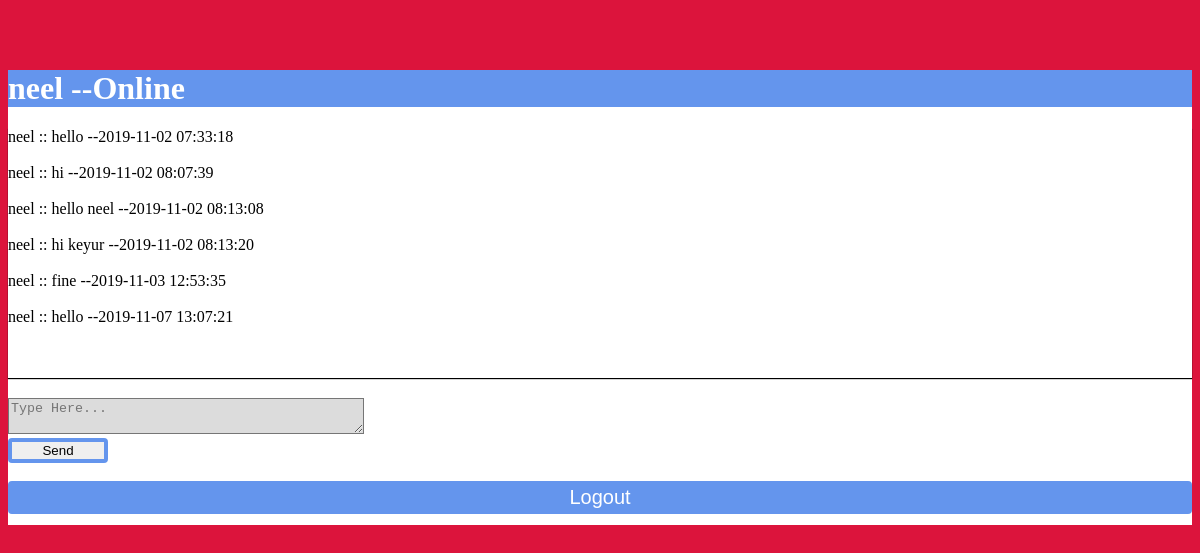
Screenshot of /home.php (signed in) with the database file from the repository.
### tables this page shows
CREATE TABLE `posts` (
  `id` int(11) NOT NULL,
  `msg` varchar(216) NOT NULL,
  `name` varchar(64) NOT NULL,
  `date` timestamp NOT NULL DEFAULT current_timestamp()
);

### home.php (the view, shortened to what this page needs)
<?php
include('db.php');
?>
<!DOCTYPE html>
<html lang="en">
<head>
	<link rel="stylesheet" type="text/css" href="home.css">
</head>
<body>
	<div id="main">
		<h1 style="background-color: #6495ed;color: white;">
			<?php echo $_SESSION['name']; ?>
			--Online
		</h1>
		<div class="output">
			<?php
				$sql="SELECT * FROM posts";
				$result=$conn->query($sql);
				if($result->num_rows > 0) {
					while($row = $result->fetch_assoc()) {
						echo "" .$row["name"]." ".":: ".$row["msg"]." --".$row["date"]."<br>";
						echo "<br>";
					}
				}else{
					echo "0 results";
				}
			 ?>
		</div>
		<form method="post" action="send.php">
			<textarea name="msg" placeholder="Type Here..." class="form-control"></textarea><br>
			<input type="submit" name="send" value="Send">
		</form>
		<br>
		<form action="logout.php">
			<input type="submit" name="logout" value="Logout" style="width: 100%;background-color: #6495ed;color: white;font-size:20px;">
		</form>
	</div>
</body>
</html>

### home.css (style rules this page uses)
#main { height: 455px; background-color: white; margin-top: 70px; }
.output { background-color: white; box-shadow: 0px 1px 1px #000; height: 250px; margin-bottom: 20px; overflow: scroll; }
input[type=submit] { width: 100px; box-sizing: border-box; border:4px solid #6495ed; border-radius: 4px; }
textarea { background-color: #dcdcdc; width: 350px; }
body { background-color: #dc143c; }

### rows the page displays
posts: name "neel", msg "hello", date "2019-11-02 07:33:18"
posts: name "neel", msg "hi", date "2019-11-02 08:07:39"
posts: name "neel", msg "hello neel", date "2019-11-02 08:13:08"
posts: name "neel", msg "hi keyur", date "2019-11-02 08:13:20"
posts: name "neel", msg "fine", date "2019-11-03 12:53:35"
posts: name "neel", msg "hello", date "2019-11-07 13:07:21"

### other values shown
$_SESSION['name'] "neel"
